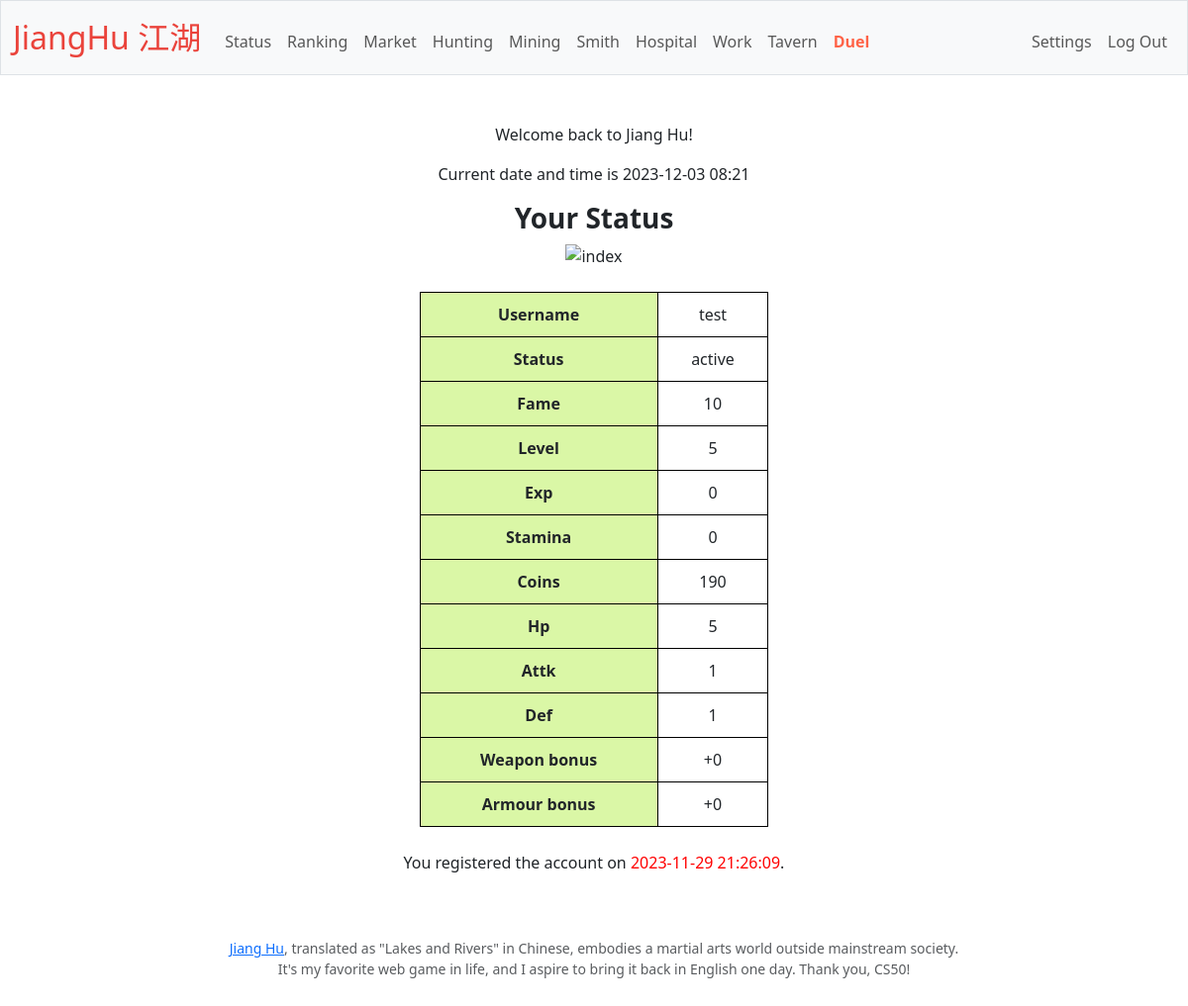
Screenshot of / (signed in) with the database file from the repository.
### tables this page shows
CREATE TABLE users (
id INTEGER PRIMARY KEY AUTOINCREMENT NOT NULL, 
username TEXT NOT NULL,
hash TEXT NOT NULL,
status TEXT NOT NULL DEFAULT active, 
level INTEGER NOT NULL DEFAULT 1,
fame INTEGER NOT NULL DEFAULT 0,
registration_time TEXT NOT NULL
);

### app.py (the view)
@app.route("/", methods=["GET"])
@login_required
def index():
    profile = db.execute("SELECT exp, stamina, coins, hp, attk, def FROM user_status WHERE userid = ?", session["user_id"])
    profile = profile[0]
    user = db.execute("SELECT username, status, fame, level FROM users WHERE id = ?", session["user_id"])
    user = user[0]
    user_regtime = db.execute("SELECT registration_time FROM users WHERE id = ?", session["user_id"])
    user_regtime = user_regtime[0]
    current_time = datetime.now()
    refresh(session["user_id"])
    user_bonus = bonus(session["user_id"])
    return render_template("index.html", profile=profile, current_time=current_time, user=user, user_regtime=user_regtime, user_bonus=user_bonus)

### app.py (called while the page is built)
@app.after_request
def after_request(response):
    response.headers["Cache-Control"] = "no-cache, no-store, must-revalidate"
    response.headers["Expires"] = 0
    response.headers["Pragma"] = "no-cache"
    return response

### helpers.py (called while the page is built)
def login_required(f):
    @wraps(f)
    def decorated_function(*args, **kwargs):
        if session.get("user_id") is None:
            return redirect("/login")
        return f(*args, **kwargs)
    return decorated_function

def bonus(userid):
    bonus_attk = 0
    bonus_def = 0
    user_equip = db.execute("SELECT weapon, armour FROM user_status WHERE userid = ?", userid)
    user_weapon = user_equip[0]['weapon']
    user_armour = user_equip[0]['armour']
    weapons_file_path = os.path.join(os.getcwd(), "static", "weapons.json")
    armours_file_path = os.path.join(os.getcwd(), "static", "armours.json")
    with open(weapons_file_path, "r") as f:
        weapons_list = json.load(f)
    for weapon in weapons_list:
        if user_weapon == weapon['name'] :
            bonus_attk = weapon['attk_bonus']
            break
    with open(armours_file_path, "r") as f:
        armours_list = json.load(f)
    for armour in armours_list:
        if user_armour == armour['name'] :
            bonus_def = armour['def_bonus']
            break
    return bonus_attk, bonus_def        # Return a tuple

### templates/index.html (shortened to what this page needs)
{% extends "layout.html" %}
{% block main %}
    <p>Welcome back to Jiang Hu{{ username }}! </p>
    <p>Current date and time is {{ current_time.date() }} {{ current_time.time().strftime("%H:%M") }}</p>
    <h3><b>Your Status</b></h3>
    <img src="https://7do.zuodd.cn/7do/202210/3ac188f192c43c7a1417e19f2e085bc3.gif" alt="index" style="width:240px;height:240px"><br><br>
    <table>
        {% for key, value in user.items() %}
        <tr>
            <th> {{ key.capitalize() }}</th>
            <td> {{ value }}</td>
        </tr>
        {% endfor %}
        {% for key, value in profile.items() %}
        <tr>
            <th> {{ key.capitalize() }}</th>
            <td> {{ value }}</td>
        </tr>
        {% endfor %}
        <tr>
            <th> Weapon bonus </th>
            <td> {{ '+' ~ user_bonus[0] }}</td>
        </tr>
        <tr>
            <th> Armour bonus </th>
            <td> {{ '+' ~ user_bonus[1] }}</td>
        </tr>
    </table><br>
    <p> You registered the account on <span style="color: red;">{{ user_regtime['registration_time'] }}</span>.</p>
{% endblock %}

### static/styles.css (style rules this page uses)
table { border: 1px solid black; width: 30%; margin: 0 auto; }
th, td { border: 1px solid black; padding: 10px; text-align: center; }
th { background-color: #DAF7A6; }

### rows the page displays
users: capitalize "Username", username "test", capitalize "Status", status "active", registration_time "2023-11-29 21:26:09"

### other values shown
{{ key.capitalize() }} "Fame" "Level"
{{ value }} "10" "5"
{{ key.capitalize() }} "Exp" "Stamina" "Coins" "Hp" "Attk" "Def"
{{ value }} "0" "0" "190" "5" "1" "1"
{{ '+' ~ user_bonus[0] }} "+0"
{{ '+' ~ user_bonus[1] }} "+0"
